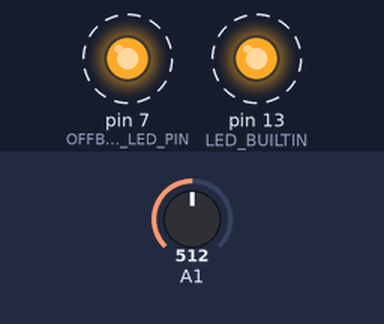
The sketch below on a simulated Arduino Leonardo, built for the host (arithmetic inside an expression is 32-bit, double 64-bit). Parts: output pins drawn as LEDs (lit = HIGH). Dashed ring = blinking. The inputs (shaded band) are chosen by the test bench; at power-on: A1 = 512. What the sketch prints to the serial monitor is not drawn.

Above: at 0.04 s.
Timing chart, 0 to 3.0 s (numbered marks = the images above):
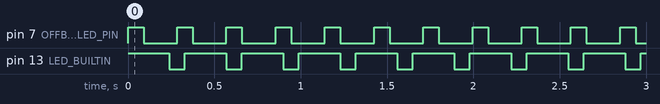

Measured:
- by itself, pin 7 (OFFBOARD_LED_PIN): alternates HIGH for 0.09 s and LOW for 0.20 s
- by itself, pin 13 (LED_BUILTIN): alternates HIGH for 0.24 s and LOW for 0.09 s

The sketch:

blink_analogRead474.ino
```cpp
#include <Arduino_FreeRTOS.h>
#include <semphr.h>  // if needed for synchronization (probably not needed here)

// Define notes for Mario theme
#define E 659
#define C 523
#define G 784
#define g 392
#define R 0 // Rest

int song[] = {E, R, E, R, R, E, R, R, C, R, E, R, R, G, R, R, R, R, R, g, R};
// Adjust array length if needed

// Pin for off-board LED (choose an appropriate digital pin)
#define OFFBOARD_LED_PIN 7

// Forward declarations of tasks
void TaskBlink(void *pvParameters);
void TaskAnalogRead(void *pvParameters);
void TaskOffBoardLED(void *pvParameters);
void TaskMarioTheme(void *pvParameters);

void setup_timer4(int frequency) {
  // Configure Timer 4 for CTC mode toggling OC4A pin at given frequency
  // If frequency=0, stop the timer (no tone)
  if (frequency > 0) {
    TCCR4A = 0;
    TCCR4B = 0;
    // Toggle OC4A on compare match
    TCCR4A = (1 << COM4A0);
    // WGM42 set for CTC mode with OCR4A as top
    // CS41 sets prescaler = 8
    TCCR4B = (1 << WGM42) | (1 << CS41);
    OCR4A = (16000000 / (2 * 8 * frequency)) - 1;
  } else {
    // Stop timer 4
    TCCR4A = 0;
    TCCR4B = 0;
  }
}

void setup() {
  Serial.begin(19200);
  while(!Serial) {;}

  // On-board LED (TaskBlink)
  pinMode(LED_BUILTIN, OUTPUT);

  // Off-board LED
  pinMode(OFFBOARD_LED_PIN, OUTPUT);

  // If using analog input pin A1 as in sample code:
  // Ensure your pot or thumbstick is connected to A1, GND, and +5V.

  // Create the original tasks
  xTaskCreate(TaskBlink, "Blink", 128, NULL, 2, NULL);
  xTaskCreate(TaskAnalogRead, "AnalogRead", 128, NULL, 1, NULL);

  // Create the new tasks
  // Task 3: Off-board LED (ON 100ms, OFF 200ms)
  xTaskCreate(TaskOffBoardLED, "OffBoardLED", 128, NULL, 1, NULL);

  // Task 4: Mario theme
  // Might need a bigger stack if we run into issues.
  xTaskCreate(TaskMarioTheme, "Mario", 256, NULL, 1, NULL);

  vTaskStartScheduler();
}

void loop() {
  // empty, all tasks are handled by FreeRTOS
}

/*--------------------------------------------------*/
/*---------------------- Tasks ---------------------*/
/*--------------------------------------------------*/

void TaskBlink(void *pvParameters) {
  (void) pvParameters;
  for (;;) {
    digitalWrite(LED_BUILTIN, HIGH);
    vTaskDelay(250 / portTICK_PERIOD_MS);
    digitalWrite(LED_BUILTIN, LOW);
    vTaskDelay(100 / portTICK_PERIOD_MS);
  }
}

void TaskAnalogRead(void *pvParameters) {
  (void) pvParameters;
  for (;;) {
    int sensorValue = analogRead(A1); // Modify if using different pin
    Serial.println(sensorValue);
    vTaskDelay(500 / portTICK_PERIOD_MS);
  }
}

void TaskOffBoardLED(void *pvParameters) {
  (void) pvParameters;
  // OFFBOARD_LED_PIN ON for 100ms, OFF for 200ms
  for (;;) {
    digitalWrite(OFFBOARD_LED_PIN, HIGH);
    vTaskDelay(100 / portTICK_PERIOD_MS);
    digitalWrite(OFFBOARD_LED_PIN, LOW);
    vTaskDelay(200 / portTICK_PERIOD_MS);
  }
}

void TaskMarioTheme(void *pvParameters) {
  (void) pvParameters;

  // Play the theme 3 times
  // Each note: 100ms
  // After each full playthrough: pause 1.5s
  // After 3 times, stop the task

  int playCount = 0;

  for (;;) {
    // Play the entire song once
    for (unsigned int i = 0; i < (sizeof(song)/sizeof(int)); i++) {
      int note = song[i];
      if (note == R) {
        setup_timer4(0); // Rest
      } else {
        setup_timer4(note);
      }
      vTaskDelay(100 / portTICK_PERIOD_MS); // each note ~100ms
    }

    // Stop tone after the song
    setup_timer4(0);

    playCount++;
    if (playCount < 3) {
      // Pause 1.5s before next play
      vTaskDelay(1500 / portTICK_PERIOD_MS);
    } else {
      // After 3 plays, self-terminate
      vTaskDelete(NULL);
    }
  }
}
```
